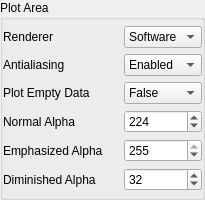
             <widget class="QGroupBox" name="group_settings_plotting">
              <property name="sizePolicy">
               <sizepolicy hsizetype="Ignored" vsizetype="Maximum">
                <horstretch>0</horstretch>
                <verstretch>0</verstretch>
               </sizepolicy>
              </property>
              <property name="title">
               <string>Plot Area</string>
              </property>
              <property name="flat">
               <bool>true</bool>
              </property>
              <layout class="QGridLayout" name="gridLayout_16">
               <property name="leftMargin">
                <number>0</number>
               </property>
               <property name="topMargin">
                <number>6</number>
               </property>
               <property name="rightMargin">
                <number>0</number>
               </property>
               <property name="bottomMargin">
                <number>6</number>
               </property>
               <item row="1" column="0">
                <widget class="QLabel" name="label_use_antialiasing">
                 <property name="sizePolicy">
                  <sizepolicy hsizetype="Fixed" vsizetype="Fixed">
                   <horstretch>0</horstretch>
                   <verstretch>0</verstretch>
                  </sizepolicy>
                 </property>
                 <property name="minimumSize">
                  <size>
                   <width>115</width>
                   <height>15</height>
                  </size>
                 </property>
                 <property name="toolTip">
                  <string>&lt;html&gt;&lt;head/&gt;&lt;body&gt;&lt;p&gt;Enable this option to draw plot lines with smoother edges at the cost of performance. This option is not supported by the OpenGL renderer.&lt;/p&gt;&lt;p&gt;&lt;span style=&quot; font-weight:600;&quot;&gt;NOTE: &lt;/span&gt;Pydra must be restarted for this change to take effect.&lt;/p&gt;&lt;/body&gt;&lt;/html&gt;</string>
                 </property>
                 <property name="text">
                  <string>Antialiasing</string>
                 </property>
                 <property name="textFormat">
                  <enum>Qt::PlainText</enum>
                 </property>
                </widget>
               </item>
               <item row="1" column="1">
                <widget class="QComboBox" name="combo_use_antialiasing">
                 <property name="sizePolicy">
                  <sizepolicy hsizetype="Expanding" vsizetype="Fixed">
                   <horstretch>0</horstretch>
                   <verstretch>0</verstretch>
                  </sizepolicy>
                 </property>
                 <property name="minimumSize">
                  <size>
                   <width>0</width>
                   <height>21</height>
                  </size>
                 </property>
                 <property name="toolTip">
                  <string>&lt;html&gt;&lt;head/&gt;&lt;body&gt;&lt;p&gt;Enable this option to draw plot lines with smoother edges at the cost of performance. This option is not supported by the OpenGL renderer.&lt;/p&gt;&lt;p&gt;&lt;span style=&quot; font-weight:600;&quot;&gt;NOTE: &lt;/span&gt;Pydra must be restarted for this change to take effect.&lt;/p&gt;&lt;/body&gt;&lt;/html&gt;</string>
                 </property>
                 <item>
                  <property name="text">
                   <string>Enabled</string>
                  </property>
                 </item>
                 <item>
                  <property name="text">
                   <string>Disabled</string>
                  </property>
                 </item>
                </widget>
               </item>
               <item row="3" column="1">
                <widget class="QSpinBox" name="spin_normal_alpha">
                 <property name="sizePolicy">
                  <sizepolicy hsizetype="Expanding" vsizetype="Fixed">
                   <horstretch>0</horstretch>
                   <verstretch>0</verstretch>
                  </sizepolicy>
                 </property>
                 <property name="minimumSize">
                  <size>
                   <width>0</width>
                   <height>21</height>
                  </size>
                 </property>
                 <property name="toolTip">
                  <string>&lt;html&gt;&lt;head/&gt;&lt;body&gt;&lt;p&gt;Adjusts the opacity of all plotted files when no file is selected.&lt;/p&gt;&lt;/body&gt;&lt;/html&gt;</string>
                 </property>
                 <property name="maximum">
                  <number>255</number>
                 </property>
                 <property name="value">
                  <number>224</number>
                 </property>
                </widget>
               </item>
               <item row="5" column="0">
                <widget class="QLabel" name="label_diminished_alpha">
                 <property name="sizePolicy">
                  <sizepolicy hsizetype="Fixed" vsizetype="Fixed">
                   <horstretch>0</horstretch>
                   <verstretch>0</verstretch>
                  </sizepolicy>
                 </property>
                 <property name="minimumSize">
                  <size>
                   <width>115</width>
                   <height>15</height>
                  </size>
                 </property>
                 <property name="toolTip">
                  <string>&lt;html&gt;&lt;head/&gt;&lt;body&gt;&lt;p&gt;Adjusts the opacity of every plotted file &lt;span style=&quot; font-weight:600;&quot;&gt;except&lt;/span&gt; the selected file. Reducing this will diminish the appearance of non-selected files and help bring the selected file forward.&lt;/p&gt;&lt;/body&gt;&lt;/html&gt;</string>
                 </property>
                 <property name="text">
                  <string>Diminished Alpha</string>
                 </property>
                 <property name="textFormat">
                  <enum>Qt::PlainText</enum>
                 </property>
                </widget>
               </item>
               <item row="2" column="0">
                <widget class="QLabel" name="label_plot_empty_data">
                 <property name="sizePolicy">
                  <sizepolicy hsizetype="Fixed" vsizetype="Fixed">
                   <horstretch>0</horstretch>
                   <verstretch>0</verstretch>
                  </sizepolicy>
                 </property>
                 <property name="minimumSize">
                  <size>
                   <width>115</width>
                   <height>15</height>
                  </size>
                 </property>
                 <property name="toolTip">
                  <string>&lt;html&gt;&lt;head/&gt;&lt;body&gt;&lt;p&gt;This option determines whether files should be included in the plot legends if they do not have data for the current view (e.g., total board power, system latency, etc.). Enabling this can reduce visual clutter.&lt;/p&gt;&lt;/body&gt;&lt;/html&gt;</string>
                 </property>
                 <property name="text">
                  <string>Plot Empty Data</string>
                 </property>
                 <property name="textFormat">
                  <enum>Qt::PlainText</enum>
                 </property>
                </widget>
               </item>
               <item row="4" column="0">
                <widget class="QLabel" name="label_emphasized_alpha">
                 <property name="sizePolicy">
                  <sizepolicy hsizetype="Fixed" vsizetype="Fixed">
                   <horstretch>0</horstretch>
                   <verstretch>0</verstretch>
                  </sizepolicy>
                 </property>
                 <property name="minimumSize">
                  <size>
                   <width>115</width>
                   <height>15</height>
                  </size>
                 </property>
                 <property name="toolTip">
                  <string>&lt;html&gt;&lt;head/&gt;&lt;body&gt;&lt;p&gt;Adjusts the opacity of the selected file.&lt;/p&gt;&lt;/body&gt;&lt;/html&gt;</string>
                 </property>
                 <property name="text">
                  <string>Emphasized Alpha</string>
                 </property>
                 <property name="textFormat">
                  <enum>Qt::PlainText</enum>
                 </property>
                </widget>
               </item>
               <item row="4" column="1">
                <widget class="QSpinBox" name="spin_emphasized_alpha">
                 <property name="sizePolicy">
                  <sizepolicy hsizetype="Expanding" vsizetype="Fixed">
                   <horstretch>0</horstretch>
                   <verstretch>0</verstretch>
                  </sizepolicy>
                 </property>
                 <property name="minimumSize">
                  <size>
                   <width>0</width>
                   <height>21</height>
                  </size>
                 </property>
                 <property name="toolTip">
                  <string>&lt;html&gt;&lt;head/&gt;&lt;body&gt;&lt;p&gt;Adjusts the opacity of the selected file.&lt;/p&gt;&lt;/body&gt;&lt;/html&gt;</string>
                 </property>
                 <property name="maximum">
                  <number>255</number>
                 </property>
                 <property name="value">
                  <number>255</number>
                 </property>
                </widget>
               </item>
               <item row="2" column="1">
                <widget class="QComboBox" name="combo_plot_empty_data">
                 <property name="sizePolicy">
                  <sizepolicy hsizetype="Expanding" vsizetype="Fixed">
                   <horstretch>0</horstretch>
                   <verstretch>0</verstretch>
                  </sizepolicy>
                 </property>
                 <property name="minimumSize">
                  <size>
                   <width>0</width>
                   <height>21</height>
                  </size>
                 </property>
                 <property name="toolTip">
                  <string>&lt;html&gt;&lt;head/&gt;&lt;body&gt;&lt;p&gt;This option determines whether files should be included in the plot legends if they do not have data for the current view (e.g., total board power, system latency, etc.). Enabling this can reduce visual clutter.&lt;/p&gt;&lt;/body&gt;&lt;/html&gt;</string>
                 </property>
                 <property name="currentIndex">
                  <number>1</number>
                 </property>
                 <property name="maxVisibleItems">
                  <number>2</number>
                 </property>
                 <property name="maxCount">
                  <number>2</number>
                 </property>
                 <item>
                  <property name="text">
                   <string>True</string>
                  </property>
                 </item>
                 <item>
                  <property name="text">
                   <string>False</string>
                  </property>
                 </item>
                </widget>
               </item>
               <item row="3" column="0">
                <widget class="QLabel" name="label_normal_alpha">
                 <property name="sizePolicy">
                  <sizepolicy hsizetype="Fixed" vsizetype="Fixed">
                   <horstretch>0</horstretch>
                   <verstretch>0</verstretch>
                  </sizepolicy>
                 </property>
                 <property name="minimumSize">
                  <size>
                   <width>115</width>
                   <height>15</height>
                  </size>
                 </property>
                 <property name="toolTip">
                  <string>&lt;html&gt;&lt;head/&gt;&lt;body&gt;&lt;p&gt;Adjusts the opacity of all plotted files when no file is selected.&lt;/p&gt;&lt;/body&gt;&lt;/html&gt;</string>
                 </property>
                 <property name="text">
                  <string>Normal Alpha</string>
                 </property>
                 <property name="textFormat">
                  <enum>Qt::PlainText</enum>
                 </property>
                </widget>
               </item>
               <item row="5" column="1">
                <widget class="QSpinBox" name="spin_diminished_alpha">
                 <property name="sizePolicy">
                  <sizepolicy hsizetype="Expanding" vsizetype="Fixed">
                   <horstretch>0</horstretch>
                   <verstretch>0</verstretch>
                  </sizepolicy>
                 </property>
                 <property name="minimumSize">
                  <size>
                   <width>0</width>
                   <height>21</height>
                  </size>
                 </property>
                 <property name="toolTip">
                  <string>&lt;html&gt;&lt;head/&gt;&lt;body&gt;&lt;p&gt;Adjusts the opacity of every plotted file &lt;span style=&quot; font-weight:600;&quot;&gt;except&lt;/span&gt; the selected file. Reducing this will diminish the appearance of non-selected files and help bring the selected file forward.&lt;/p&gt;&lt;/body&gt;&lt;/html&gt;</string>
                 </property>
                 <property name="maximum">
                  <number>255</number>
                 </property>
                 <property name="value">
                  <number>32</number>
                 </property>
                </widget>
               </item>
               <item row="0" column="0">
                <widget class="QLabel" name="label_renderer">
                 <property name="sizePolicy">
                  <sizepolicy hsizetype="Fixed" vsizetype="Fixed">
                   <horstretch>0</horstretch>
                   <verstretch>0</verstretch>
                  </sizepolicy>
                 </property>
                 <property name="minimumSize">
                  <size>
                   <width>115</width>
                   <height>15</height>
                  </size>
                 </property>
                 <property name="toolTip">
                  <string>&lt;html&gt;&lt;head/&gt;&lt;body&gt;&lt;p&gt;Choose which rendering engine should be used to drive the plot widgets.&lt;/p&gt;&lt;p&gt;The &lt;span style=&quot; font-weight:600;&quot;&gt;Software&lt;/span&gt; renderer is a generic CPU pipeline with low memory requirements but may struggle to maintain performance with less capable hardware and a large number of plotted data points.&lt;/p&gt;&lt;p&gt;The &lt;span style=&quot; font-weight:600;&quot;&gt;OpenGL&lt;/span&gt; renderer is based on the (now deprecated) GPU-based fixed-function pipeline; it may be more performant on some systems though it has higher memory requirements over the software engine. Note that antialiasing is not supported with this renderer, and it also uses hardware-based flips which may cause flickering on some VRR displays.&lt;/p&gt;&lt;p&gt;&lt;span style=&quot; font-weight:600;&quot;&gt;NOTE: &lt;/span&gt;Pydra must be restarted for this change to take effect.&lt;/p&gt;&lt;/body&gt;&lt;/html&gt;</string>
                 </property>
                 <property name="text">
                  <string>Renderer</string>
                 </property>
                 <property name="textFormat">
                  <enum>Qt::PlainText</enum>
                 </property>
                </widget>
               </item>
               <item row="0" column="1">
                <widget class="QComboBox" name="combo_renderer">
                 <property name="sizePolicy">
                  <sizepolicy hsizetype="Expanding" vsizetype="Fixed">
                   <horstretch>0</horstretch>
                   <verstretch>0</verstretch>
                  </sizepolicy>
                 </property>
                 <property name="minimumSize">
                  <size>
                   <width>0</width>
                   <height>21</height>
                  </size>
                 </property>
                 <property name="toolTip">
                  <string>&lt;html&gt;&lt;head/&gt;&lt;body&gt;&lt;p&gt;Choose which rendering engine should be used to drive the plot widgets.&lt;/p&gt;&lt;p&gt;The &lt;span style=&quot; font-weight:600;&quot;&gt;Software&lt;/span&gt; renderer is a generic CPU pipeline with low memory requirements but may struggle to maintain performance with less capable hardware and a large number of plotted data points.&lt;/p&gt;&lt;p&gt;The &lt;span style=&quot; font-weight:600;&quot;&gt;OpenGL&lt;/span&gt; renderer is based on the (now deprecated) GPU-based fixed-function pipeline; it may be more performant on some systems though it has higher memory requirements over the software engine. Note that antialiasing is not supported with this renderer, and it also uses hardware-based flips which may cause flickering on some VRR displays.&lt;/p&gt;&lt;p&gt;&lt;span style=&quot; font-weight:600;&quot;&gt;NOTE: &lt;/span&gt;Pydra must be restarted for this change to take effect.&lt;/p&gt;&lt;/body&gt;&lt;/html&gt;</string>
                 </property>
                 <item>
                  <property name="text">
                   <string>Software</string>
                  </property>
                 </item>
                 <item>
                  <property name="text">
                   <string>OpenGL</string>
                  </property>
                 </item>
                </widget>
               </item>
              </layout>
             </widget>
